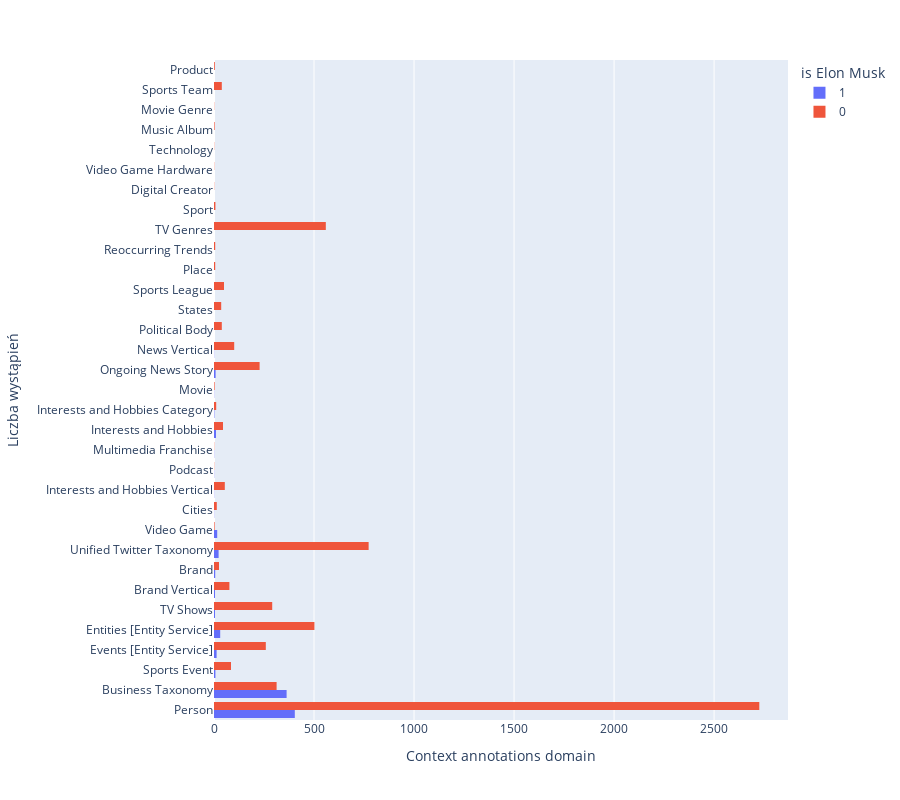

The notebook cell saved with this chart:
### Markdown cell above
### Analizy związane z tematem wpisów


Poniżej został przedstawiono histogram tematów wpisów, mimo faktu iż wpisów Elona Muska, jest znaczniej mniej można zauważyć następujące zależności.
Wpisy Elona Muska zazwyczaj są w dwóch kategoriach `osoba` bądź `taksonomia biznesowa`. Pierwsza kategoria(`osoba`) jest popularna we wpisach 
Elona Muska jak i pozostałych użytkowników. Jednak `taksonomia biznesowa` wyróżnia wpisy Elona Muska.

### Code cell
import plotly.express as px
fig = px.histogram(data_frame, y='context annotations domain 0', color='is Elon Musk', barmode='group', height=800).update_layout(
    xaxis_title="Context annotations domain", yaxis_title="Liczba wystąpień")
fig.show()

### Figure 1 — Plotly figure (JSON) as saved in the notebook; plotly's stock layout.template omitted (floating-point values rounded to 4 significant figures; data arrays with more than 128 entries replaced by an {"elided": "..."} marker saying what was removed)
{"data": [{"alignmentgroup": "True", "bingroup": "y", "hovertemplate": "is Elon Musk=1<br>count=%{x}<br>context annotations domain 0=%{y}<extra></extra>", "legendgroup": "1", "marker": {"color": "#636efa", "pattern": {"shape": ""}}, "name": "1", "offsetgroup": "1", "orientation": "h", "showlegend": true, "type": "histogram", "xaxis": "x", "y": {"elided": "900 str values"}, "yaxis": "y"}, {"alignmentgroup": "True", "bingroup": "y", "hovertemplate": "is Elon Musk=0<br>count=%{x}<br>context annotations domain 0=%{y}<extra></extra>", "legendgroup": "0", "marker": {"color": "#EF553B", "pattern": {"shape": ""}}, "name": "0", "offsetgroup": "0", "orientation": "h", "showlegend": true, "type": "histogram", "xaxis": "x", "y": {"elided": "6282 str values"}, "yaxis": "y"}], "layout": {"barmode": "group", "height": 800, "legend": {"title": {"text": "is Elon Musk"}, "tracegroupgap": 0}, "margin": {"t": 60}, "xaxis": {"anchor": "y", "domain": [0, 1], "title": {"text": "Context annotations domain"}}, "yaxis": {"anchor": "x", "domain": [0, 1], "title": {"text": "Liczba wystąpień"}}}}
